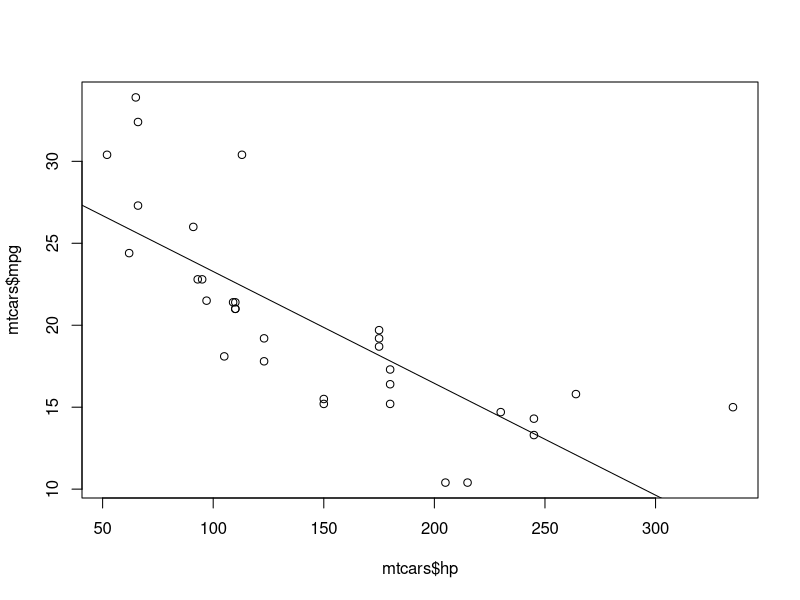
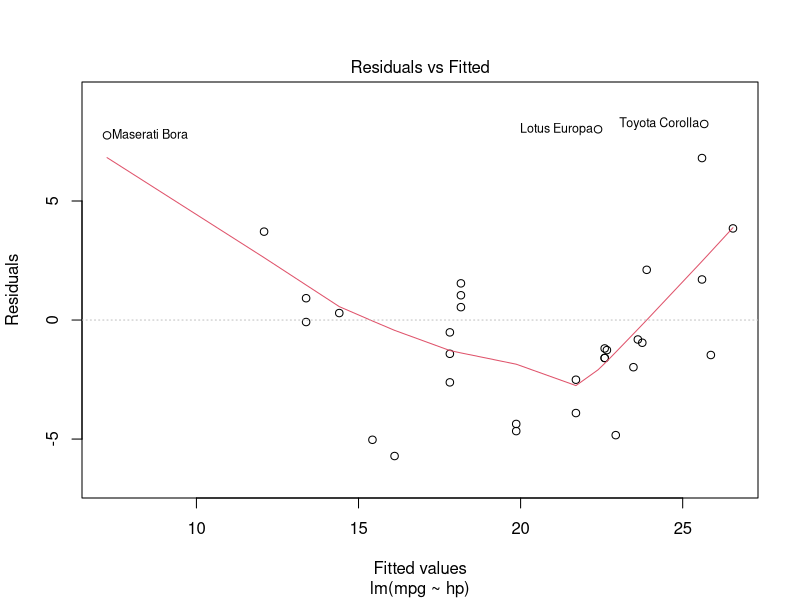
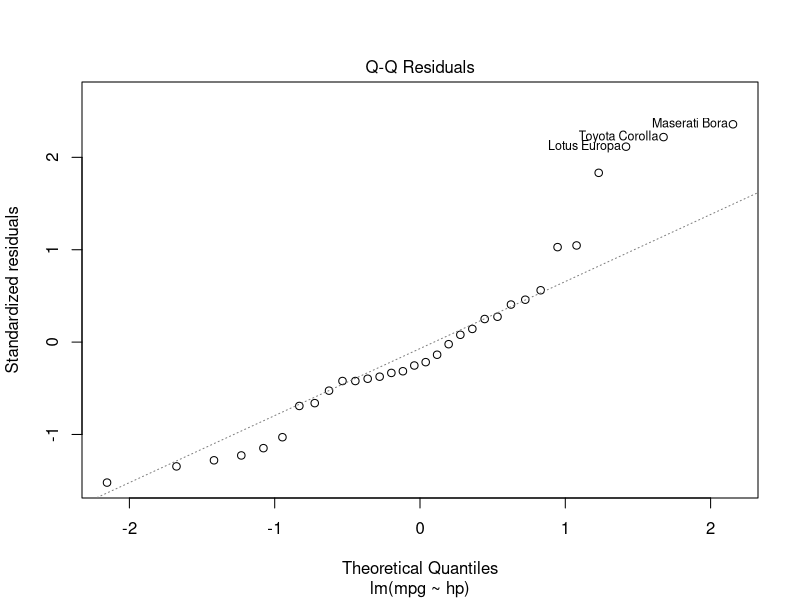
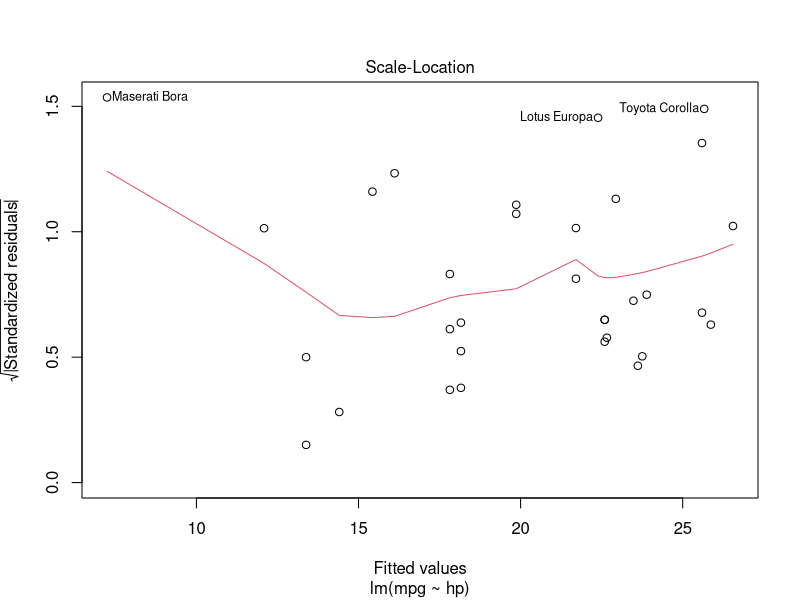
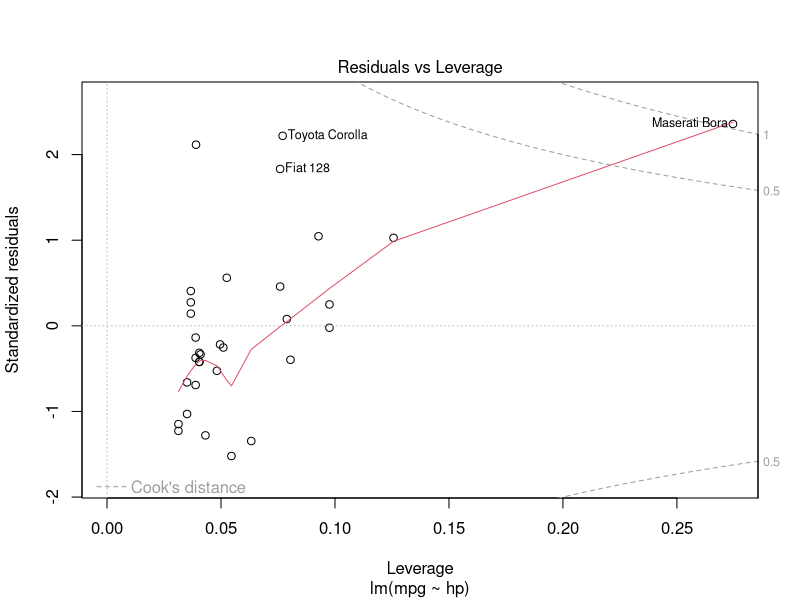
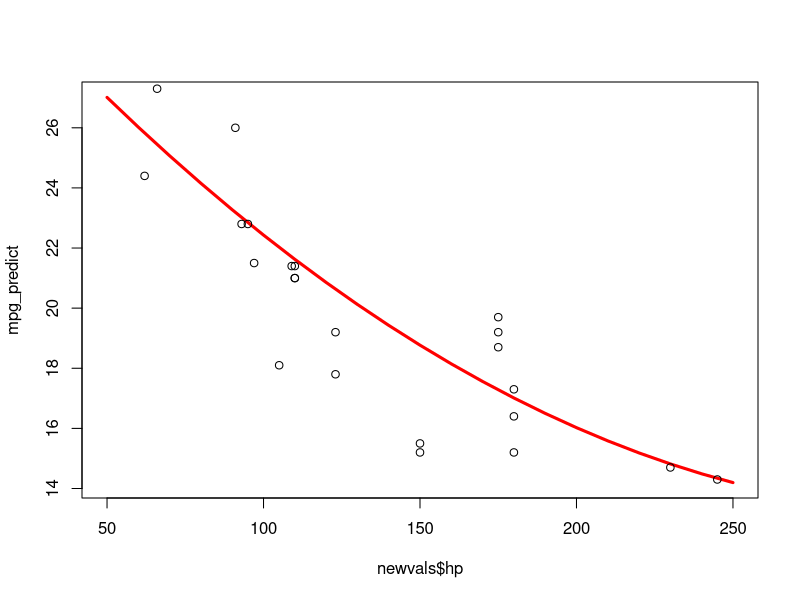

Source code (R) for these figures, in order:
## ---- chunk 1
knitr::opts_chunk$set(echo = TRUE)
## ---- chunk 2
library(tidyverse)
data(mtcars)
## ---- chunk 3
mean(mtcars$mpg)
summary(mtcars$mpg)
## ---- chunk 4
table(mtcars$gear)
## ---- chunk 5
table(mtcars$gear, mtcars$am) #row then column
## ---- chunk 6
table(mtcars$gear, mtcars$am, mtcars$cyl) #you can go up to 3... 
ftable(mtcars$gear, mtcars$am, mtcars$cyl)
## ---- chunk 7
prop.table(ftable(mtcars$gear, mtcars$am, mtcars$cyl))
## ---- chunk 8
mtcars %>%
  group_by(gear) %>% 
  summarise(mean(mpg), mean(hp))
## ---- chunk 9
cor(mtcars$mpg, mtcars$disp)
## ---- chunk 10
cor(mtcars)
## ---- chunk 11
cov(mtcars)
## ---- chunk 12
t.test(mtcars$mpg ~ mtcars$am )
## ---- chunk 13
t.test(mtcars$mpg[mtcars$am == 0], 
       mtcars$mpg[mtcars$am == 1])
## ---- chunk 14
t1 <- t.test(mtcars$mpg ~ mtcars$am )
names(t1)
## ---- chunk 15
t1$p.value
## ---- chunk 16
r1 = lm(mpg ~ hp, data = mtcars)
## ---- chunk 17
summary(lm(mpg ~ hp, data = mtcars))
summary(r1) # this is the same
## ---- chunk 18
names(r1)
names(summary(r1))
## ---- chunk 19
plot(mtcars$mpg ~ mtcars$hp)
abline(r1)
identify(mtcars$hp, mtcars$mpg, labels = rownames(mtcars))
## ---- chunk 20
plot(r1)
## ---- chunk 21
r2 <- lm(mpg ~ hp + I(hp^2) + am + cyl, data = mtcars)
summary(r2)
## ---- chunk 22
r2 <- lm(mpg ~ hp + poly(hp, 2) + am + cyl, data = mtcars)
summary(r2)
## ---- chunk 23
r4 <- lm(mpg ~ -1 + poly(hp, 2) + am + cyl, data = mtcars) #the -1 takes out the intercept
summary(r4)
## ---- chunk 24
r4 <- lm(mpg ~ hp + I(hp^2) + am + I(factor(cyl)), data = mtcars) # make an indicator variable/treat cyl as factors
summary(r4)
## ---- chunk 25
newvals <- data.frame(hp = seq(50, 250, 10),
                      am = 0,
                      cyl = 4)
mpg_predict <- predict(r4, newvals)
mpg_predict
## ---- chunk 26
plot(mpg_predict ~ newvals$hp, type = "l", lwd = 3, col = "red")
points(mtcars$mpg ~ mtcars$hp)
## ---- chunk 27
r5 <- lm(mpg ~ hp*am, data = mtcars) # interation! 
summary(r5)
